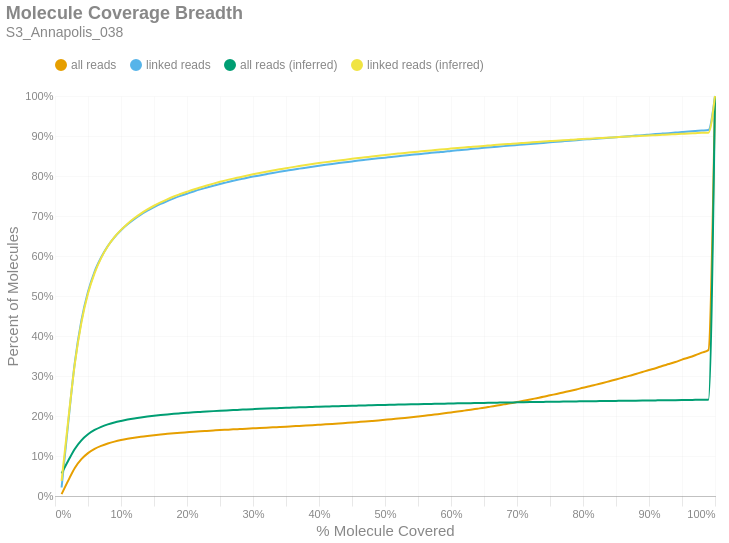

Notebook code cell kept with this figure:
### Markdown cell above
### Molecule Read Coverage
This chart shows molecule coverage breadth as computed by the number of bases aligned to that molecule. In other words, "*how much of each unique long molecule is actually sequenced/aligned?*" Keep in mind there is a distinction between sequences and alignments, since some sequences belonging to a particular molecule may not align well and wouldn't appear in the alignment data. This chart also shows molecule coverage breadth as computed by the *inferred fragment* from which the aligned sequences originate. Unlike read coverage, this calculation takes into account the total insert size, including unsequenced gaps between the forward and reverse reads. Like the previous figures, these are cumulative percents.

### Code cell
if SKIPLR:
    print_html(f"Skipped")
else:
    binned_df = consolidated_hist(valids['coverage_bp'], mask, 0.01, True)
    binned_df_inf = consolidated_hist(valids['coverage_inserts'], mask, 0.01, True)
    binned_df = binned_df.with_columns(pl.lit(binned_df_inf['all reads (cumsum)']).alias('all reads (inferred)'))
    binned_df = binned_df.with_columns(pl.lit(binned_df_inf['linked reads (cumsum)']).alias('linked reads (inferred)'))
    binned_df = binned_df.with_columns(
        (pl.col('bin').cast(pl.Float64) + 0.01).alias('right_edge')
    )

    with SafeRender(binned_df):
        (
            density_plot(binned_df, 'Molecule Coverage Breadth', samplename, 'molcov', ['all reads (inferred)','linked reads (inferred)'])
            .encode(
                #x=alt.X('bin:Q', title="% Molecule Covered").axis(format = '%').scale(padding=0),
                x=alt.X('right_edge:Q', title="% Molecule Covered").axis(format='%').scale(padding=0),
                y=alt.Y('value:Q', title='Percent of Molecules')
                    .axis(format='%')
                    .stack(False)
                    .scale(domainMin=0, padding=0),
                color=alt.Color("key:N").scale(domain = ["all reads", "linked reads", "all reads (inferred)", "linked reads (inferred)"]),
                tooltip = [
                    alt.Tooltip("key:N", title = "Data Type"),
                    alt.Tooltip("range_label:N", title="% Molecule Covered"),
                    alt.Tooltip("value:Q", format = ".2%", title="% Molecules")
                ]
            )
        ).display()

### Figure 1 — Vega-Lite specification as saved in the notebook (floating-point values rounded to 4 significant figures)
{"width": "container", "height": 400, "config": {"title": {"anchor": "start", "dy": -15, "fontSize": 18, "color": "#888888", "subtitleColor": "#888888", "subtitleFontSize": 14}, "arc": {"fill": "#0072B2"}, "axis": {"domainColor": "#888888", "domainWidth": 0.5, "gridWidth": 0.2, "grid": false, "titleFontWeight": 400, "titleFontSize": 15, "labelFontSize": 11, "labelColor": "#888888", "tickColor": "#888888", "tickWidth": 0.2, "titleColor": "#888888"}, "axisBand": {"grid": false}, "axisX": {"grid": true, "tickSize": 10, "domainCap": "round"}, "axisY": {"domain": false, "grid": true, "tickSize": 0, "domainCap": "round"}, "background": "transparent", "header": {"labelFontSize": 15, "labelColor": "#888888", "titleFontSize": 15, "titleFontWeight": 600, "titleColor": "#888888"}, "legend": {"labelFont": "sans-serif", "labelFontSize": 12, "labelColor": "#888888", "symbolSize": 100, "symbolType": "circle", "titleFontSize": 12, "titlePadding": 10, "titleColor": "#888888", "title": null, "orient": "top"}, "range": {"category": ["#E69F00", "#56B4E9", "#009E73", "#F0E442", "#0072B2", "#D55E00", "#CC79A7", "#000000"], "diverging": ["#cfe8f3", "#a2d4ec", "#73bfe2", "#46abdb", "#1696d2", "#12719e"]}, "area": {"fill": "#0072B2", "fillOpacity": 0.7, "line": true, "strokeOpacity": 0.7}, "line": {"color": "#0072B2", "stroke": "#0072B2", "strokeWidth": 2}, "trail": {"color": "#0072B2", "stroke": "#0072B2", "strokeWidth": 0, "size": 1}, "point": {"filled": true, "fillOpacity": 1.0, "size": 95}, "text": {"color": "#888888", "fontSize": 11, "align": "right", "fontWeight": 400, "size": 11}, "bar": {"fill": "#0072B2", "stroke": null}, "view": {"stroke": null, "continuousWidth": 660, "continuousHeight": 400}}, "data": {"name": "data-e23c5dbe9db6ab5bf4f74c7f8473cd36"}, "mark": {"type": "line", "interpolate": "monotone", "point": {"opacity": 0, "size": 275}}, "encoding": {"color": {"field": "key", "scale": {"domain": ["all reads", "linked reads", "all reads (inferred)", "linked reads (inferred)"]}, "type": "nominal"}, "tooltip": [{"field": "key", "title": "Data Type", "type": "nominal"}, {"field": "range_label", "title": "% Molecule Covered", "type": "nominal"}, {"field": "value", "format": ".2%", "title": "% Molecules", "type": "quantitative"}], "x": {"axis": {"format": "%"}, "field": "right_edge", "scale": {"padding": 0}, "title": "% Molecule Covered", "type": "quantitative"}, "y": {"axis": {"format": "%"}, "field": "value", "scale": {"domainMin": 0, "padding": 0}, "stack": false, "title": "Percent of Molecules", "type": "quantitative"}}, "params": [{"name": "param_c36ac31b6afebe62", "select": {"type": "point", "fields": ["key"]}, "bind": "legend"}], "title": {"text": "Molecule Coverage Breadth", "subtitle": "S3_Annapolis_038"}, "transform": [{"fold": ["all reads (cumsum)", "linked reads (cumsum)", "all reads (inferred)", "linked reads (inferred)"]}, {"calculate": "replace(datum.key, ' (cumsum)', '')", "as": "key"}, {"filter": {"param": "param_c36ac31b6afebe62"}}], "usermeta": {"embedOptions": {"downloadFileName": "S3_Annapolis_038.molcov"}}, "$schema": "https://vega.github.io/schema/vega-lite/v6.1.0.json", "datasets": {"data-e23c5dbe9db6ab5bf4f74c7f8473cd36": [{"bin": "0.0", "interval": "0.0-0.01", "all reads": 0.0047, "linked reads": 0.0212, "all reads (cumsum)": 0.0047, "linked reads (cumsum)": 0.0212, "range_label": "0.0-0.01", "all reads (inferred)": 0.05637, "linked reads (inferred)": 0.03781, "right_edge": 0.01}, {"bin": "0.01", "interval": "0.01-0.02", "all reads": 0.03376, "linked reads": 0.1606, "all reads (cumsum)": 0.03846, "linked reads (cumsum)": 0.1818, "range_label": "0.01-0.02", "all reads (inferred)": 0.08799, "linked reads (inferred)": 0.1884, "right_edge": 0.02}, {"bin": "0.02", "interval": "0.02-0.03", "all reads": 0.03171, "linked reads": 0.1516, "all reads (cumsum)": 0.07016, "linked reads (cumsum)": 0.3334, "range_label": "0.02-0.03", "all reads (inferred)": 0.1176, "linked reads (inferred)": 0.3303, "right_edge": 0.03}, {"bin": "0.03", "interval": "0.03-0.04", "all reads": 0.02206, "linked reads": 0.1055, "all reads (cumsum)": 0.09222, "linked reads (cumsum)": 0.4389, "range_label": "0.03-0.04", "all reads (inferred)": 0.1392, "linked reads (inferred)": 0.4336, "right_edge": 0.04}, {"bin": "0.04", "interval": "0.04-0.05", "all reads": 0.01505, "linked reads": 0.07156, "all reads (cumsum)": 0.1073, "linked reads (cumsum)": 0.5104, "range_label": "0.04-0.05", "all reads (inferred)": 0.1543, "linked reads (inferred)": 0.506, "right_edge": 0.05}, {"bin": "0.05", "interval": "0.05-0.06", "all reads": 0.01067, "linked reads": 0.05063, "all reads (cumsum)": 0.1179, "linked reads (cumsum)": 0.5611, "range_label": "0.05-0.06", "all reads (inferred)": 0.165, "linked reads (inferred)": 0.5573, "right_edge": 0.06}, {"bin": "0.06", "interval": "0.06-0.07", "all reads": 0.007502, "linked reads": 0.03569, "all reads (cumsum)": 0.1254, "linked reads (cumsum)": 0.5968, "range_label": "0.06-0.07", "all reads (inferred)": 0.173, "linked reads (inferred)": 0.5952, "right_edge": 0.07}, {"bin": "0.07", "interval": "0.07-0.08", "all reads": 0.00595, "linked reads": 0.02817, "all reads (cumsum)": 0.1314, "linked reads (cumsum)": 0.6249, "range_label": "0.07-0.08", "all reads (inferred)": 0.1791, "linked reads (inferred)": 0.6243, "right_edge": 0.08}, {"bin": "0.08", "interval": "0.08-0.09", "all reads": 0.004589, "linked reads": 0.0217, "all reads (cumsum)": 0.136, "linked reads (cumsum)": 0.6466, "range_label": "0.08-0.09", "all reads (inferred)": 0.1839, "linked reads (inferred)": 0.6473, "right_edge": 0.09}, {"bin": "0.09", "interval": "0.09-0.1", "all reads": 0.003793, "linked reads": 0.01787, "all reads (cumsum)": 0.1398, "linked reads (cumsum)": 0.6645, "range_label": "0.09-0.1", "all reads (inferred)": 0.1877, "linked reads (inferred)": 0.6652, "right_edge": 0.1}, {"bin": "0.1", "interval": "0.1-0.11", "all reads": 0.003124, "linked reads": 0.01472, "all reads (cumsum)": 0.1429, "linked reads (cumsum)": 0.6792, "range_label": "0.1-0.11", "all reads (inferred)": 0.191, "linked reads (inferred)": 0.6809, "right_edge": 0.11}, {"bin": "0.11", "interval": "0.11-0.12", "all reads": 0.002732, "linked reads": 0.01285, "all reads (cumsum)": 0.1456, "linked reads (cumsum)": 0.6921, "range_label": "0.11-0.12", "all reads (inferred)": 0.1939, "linked reads (inferred)": 0.6944, "right_edge": 0.12}, {"bin": "0.12", "interval": "0.12-0.13", "all reads": 0.002423, "linked reads": 0.01131, "all reads (cumsum)": 0.1481, "linked reads (cumsum)": 0.7034, "range_label": "0.12-0.13", "all reads (inferred)": 0.1963, "linked reads (inferred)": 0.7061, "right_edge": 0.13}, {"bin": "0.13", "interval": "0.13-0.14", "all reads": 0.002091, "linked reads": 0.009745, "all reads (cumsum)": 0.1501, "linked reads (cumsum)": 0.7131, "range_label": "0.13-0.14", "all reads (inferred)": 0.1985, "linked reads (inferred)": 0.7164, "right_edge": 0.14}, {"bin": "0.14", "interval": "0.14-0.15", "all reads": 0.001909, "linked reads": 0.008824, "all reads (cumsum)": 0.1521, "linked reads (cumsum)": 0.722, "range_label": "0.14-0.15", "all reads (inferred)": 0.2005, "linked reads (inferred)": 0.7256, "right_edge": 0.15}, {"bin": "0.15", "interval": "0.15-0.16", "all reads": 0.001779, "linked reads": 0.008257, "all reads (cumsum)": 0.1538, "linked reads (cumsum)": 0.7302, "range_label": "0.15-0.16", "all reads (inferred)": 0.2022, "linked reads (inferred)": 0.734, "right_edge": 0.16}, {"bin": "0.16", "interval": "0.16-0.17", "all reads": 0.001524, "linked reads": 0.007106, "all reads (cumsum)": 0.1554, "linked reads (cumsum)": 0.7373, "range_label": "0.16-0.17", "all reads (inferred)": 0.2039, "linked reads (inferred)": 0.7417, "right_edge": 0.17}, {"bin": "0.17", "interval": "0.17-0.18", "all reads": 0.001471, "linked reads": 0.0067, "all reads (cumsum)": 0.1568, "linked reads (cumsum)": 0.744, "range_label": "0.17-0.18", "all reads (inferred)": 0.2054, "linked reads (inferred)": 0.7488, "right_edge": 0.18}, {"bin": "0.18", "interval": "0.18-0.19", "all reads": 0.001358, "linked reads": 0.006207, "all reads (cumsum)": 0.1582, "linked reads (cumsum)": 0.7502, "range_label": "0.18-0.19", "all reads (inferred)": 0.2067, "linked reads (inferred)": 0.7549, "right_edge": 0.19}, {"bin": "0.19", "interval": "0.19-0.2", "all reads": 0.001217, "linked reads": 0.005549, "all reads (cumsum)": 0.1594, "linked reads (cumsum)": 0.7558, "range_label": "0.19-0.2", "all reads (inferred)": 0.2079, "linked reads (inferred)": 0.7608, "right_edge": 0.2}, {"bin": "0.2", "interval": "0.2-0.21", "all reads": 0.001223, "linked reads": 0.005592, "all reads (cumsum)": 0.1606, "linked reads (cumsum)": 0.7614, "range_label": "0.2-0.21", "all reads (inferred)": 0.2091, "linked reads (inferred)": 0.7664, "right_edge": 0.21}, {"bin": "0.21", "interval": "0.21-0.22", "all reads": 0.001137, "linked reads": 0.005223, "all reads (cumsum)": 0.1618, "linked reads (cumsum)": 0.7666, "range_label": "0.21-0.22", "all reads (inferred)": 0.2101, "linked reads (inferred)": 0.7713, "right_edge": 0.22}, {"bin": "0.22", "interval": "0.22-0.23", "all reads": 0.001013, "linked reads": 0.004532, "all reads (cumsum)": 0.1628, "linked reads (cumsum)": 0.7711, "range_label": "0.22-0.23", "all reads (inferred)": 0.2112, "linked reads (inferred)": 0.7763, "right_edge": 0.23}, {"bin": "0.23", "interval": "0.23-0.24", "all reads": 0.001002, "linked reads": 0.00449, "all reads (cumsum)": 0.1638, "linked reads (cumsum)": 0.7756, "range_label": "0.23-0.24", "all reads (inferred)": 0.2122, "linked reads (inferred)": 0.781, "right_edge": 0.24}, {"bin": "0.24", "interval": "0.24-0.25", "all reads": 0.0009943, "linked reads": 0.004441, "all reads (cumsum)": 0.1648, "linked reads (cumsum)": 0.7801, "range_label": "0.24-0.25", "all reads (inferred)": 0.2131, "linked reads (inferred)": 0.7854, "right_edge": 0.25}, {"bin": "0.25", "interval": "0.25-0.26", "all reads": 0.0008991, "linked reads": 0.003981, "all reads (cumsum)": 0.1657, "linked reads (cumsum)": 0.784, "range_label": "0.25-0.26", "all reads (inferred)": 0.214, "linked reads (inferred)": 0.7896, "right_edge": 0.26}, {"bin": "0.26", "interval": "0.26-0.27", "all reads": 0.0008925, "linked reads": 0.003928, "all reads (cumsum)": 0.1666, "linked reads (cumsum)": 0.788, "range_label": "0.26-0.27", "all reads (inferred)": 0.2149, "linked reads (inferred)": 0.7934, "right_edge": 0.27}, {"bin": "0.27", "interval": "0.27-0.28", "all reads": 0.0008527, "linked reads": 0.003708, "all reads (cumsum)": 0.1674, "linked reads (cumsum)": 0.7917, "range_label": "0.27-0.28", "all reads (inferred)": 0.2156, "linked reads (inferred)": 0.797, "right_edge": 0.28}, {"bin": "0.28", "interval": "0.28-0.29", "all reads": 0.0008615, "linked reads": 0.003585, "all reads (cumsum)": 0.1683, "linked reads (cumsum)": 0.7953, "range_label": "0.28-0.29", "all reads (inferred)": 0.2164, "linked reads (inferred)": 0.8006, "right_edge": 0.29}, {"bin": "0.29", "interval": "0.29-0.3", "all reads": 0.0008217, "linked reads": 0.003232, "all reads (cumsum)": 0.1691, "linked reads (cumsum)": 0.7985, "range_label": "0.29-0.3", "all reads (inferred)": 0.2171, "linked reads (inferred)": 0.8042, "right_edge": 0.3}, {"bin": "0.3", "interval": "0.3-0.31", "all reads": 0.0007852, "linked reads": 0.003002, "all reads (cumsum)": 0.1699, "linked reads (cumsum)": 0.8015, "range_label": "0.3-0.31", "all reads (inferred)": 0.2179, "linked reads (inferred)": 0.8076, "right_edge": 0.31}, {"bin": "0.31", "interval": "0.31-0.32", "all reads": 0.0008516, "linked reads": 0.003077, "all reads (cumsum)": 0.1707, "linked reads (cumsum)": 0.8046, "range_label": "0.31-0.32", "all reads (inferred)": 0.2186, "linked reads (inferred)": 0.8108, "right_edge": 0.32}, {"bin": "0.32", "interval": "0.32-0.33", "all reads": 0.0008958, "linked reads": 0.003045, "all reads (cumsum)": 0.1716, "linked reads (cumsum)": 0.8076, "range_label": "0.32-0.33", "all reads (inferred)": 0.2192, "linked reads (inferred)": 0.8138, "right_edge": 0.33}, {"bin": "0.33", "interval": "0.33-0.34", "all reads": 0.0008505, "linked reads": 0.002804, "all reads (cumsum)": 0.1725, "linked reads (cumsum)": 0.8104, "range_label": "0.33-0.34", "all reads (inferred)": 0.2198, "linked reads (inferred)": 0.8167, "right_edge": 0.34}, {"bin": "0.34", "interval": "0.34-0.35", "all reads": 0.0008737, "linked reads": 0.002692, "all reads (cumsum)": 0.1734, "linked reads (cumsum)": 0.8131, "range_label": "0.34-0.35", "all reads (inferred)": 0.2204, "linked reads (inferred)": 0.8195, "right_edge": 0.35}, {"bin": "0.35", "interval": "0.35-0.36", "all reads": 0.0009301, "linked reads": 0.002793, "all reads (cumsum)": 0.1743, "linked reads (cumsum)": 0.8159, "range_label": "0.35-0.36", "all reads (inferred)": 0.221, "linked reads (inferred)": 0.8222, "right_edge": 0.36}, {"bin": "0.36", "interval": "0.36-0.37", "all reads": 0.0008991, "linked reads": 0.00252, "all reads (cumsum)": 0.1752, "linked reads (cumsum)": 0.8184, "range_label": "0.36-0.37", "all reads (inferred)": 0.2216, "linked reads (inferred)": 0.8249, "right_edge": 0.37}, {"bin": "0.37", "interval": "0.37-0.38", "all reads": 0.0009323, "linked reads": 0.002408, "all reads (cumsum)": 0.1761, "linked reads (cumsum)": 0.8208, "range_label": "0.37-0.38", "all reads (inferred)": 0.2222, "linked reads (inferred)": 0.8275, "right_edge": 0.38}, {"bin": "0.38", "interval": "0.38-0.39", "all reads": 0.0009821, "linked reads": 0.002531, "all reads (cumsum)": 0.1771, "linked reads (cumsum)": 0.8234, "range_label": "0.38-0.39", "all reads (inferred)": 0.2227, "linked reads (inferred)": 0.8299, "right_edge": 0.39}, {"bin": "0.39", "interval": "0.39-0.4", "all reads": 0.001025, "linked reads": 0.002392, "all reads (cumsum)": 0.1781, "linked reads (cumsum)": 0.8258, "range_label": "0.39-0.4", "all reads (inferred)": 0.2232, "linked reads (inferred)": 0.8324, "right_edge": 0.4}, {"bin": "0.4", "interval": "0.4-0.41", "all reads": 0.001038, "linked reads": 0.00229, "all reads (cumsum)": 0.1792, "linked reads (cumsum)": 0.828, "range_label": "0.4-0.41", "all reads (inferred)": 0.2237, "linked reads (inferred)": 0.8347, "right_edge": 0.41}, {"bin": "0.41", "interval": "0.41-0.42", "all reads": 0.001088, "linked reads": 0.00221, "all reads (cumsum)": 0.1803, "linked reads (cumsum)": 0.8303, "range_label": "0.41-0.42", "all reads (inferred)": 0.2242, "linked reads (inferred)": 0.8367, "right_edge": 0.42}, {"bin": "0.42", "interval": "0.42-0.43", "all reads": 0.001126, "linked reads": 0.002146, "all reads (cumsum)": 0.1814, "linked reads (cumsum)": 0.8324, "range_label": "0.42-0.43", "all reads (inferred)": 0.2246, "linked reads (inferred)": 0.8388, "right_edge": 0.43}, {"bin": "0.43", "interval": "0.43-0.44", "all reads": 0.001186, "linked reads": 0.002039, "all reads (cumsum)": 0.1826, "linked reads (cumsum)": 0.8344, "range_label": "0.43-0.44", "all reads (inferred)": 0.2251, "linked reads (inferred)": 0.8408, "right_edge": 0.44}, {"bin": "0.44", "interval": "0.44-0.45", "all reads": 0.001182, "linked reads": 0.00205, "all reads (cumsum)": 0.1838, "linked reads (cumsum)": 0.8365, "range_label": "0.44-0.45", "all reads (inferred)": 0.2255, "linked reads (inferred)": 0.8428, "right_edge": 0.45}, {"bin": "0.45", "interval": "0.45-0.46", "all reads": 0.001271, "linked reads": 0.002012, "all reads (cumsum)": 0.185, "linked reads (cumsum)": 0.8385, "range_label": "0.45-0.46", "all reads (inferred)": 0.226, "linked reads (inferred)": 0.8448, "right_edge": 0.46}, {"bin": "0.46", "interval": "0.46-0.47", "all reads": 0.001275, "linked reads": 0.001889, "all reads (cumsum)": 0.1863, "linked reads (cumsum)": 0.8404, "range_label": "0.46-0.47", "all reads (inferred)": 0.2264, "linked reads (inferred)": 0.8467, "right_edge": 0.47}, {"bin": "0.47", "interval": "0.47-0.48", "all reads": 0.001318, "linked reads": 0.001857, "all reads (cumsum)": 0.1876, "linked reads (cumsum)": 0.8422, "range_label": "0.47-0.48", "all reads (inferred)": 0.2268, "linked reads (inferred)": 0.8488, "right_edge": 0.48}, {"bin": "0.48", "interval": "0.48-0.49", "all reads": 0.001371, "linked reads": 0.001857, "all reads (cumsum)": 0.189, "linked reads (cumsum)": 0.8441, "range_label": "0.48-0.49", "all reads (inferred)": 0.2272, "linked reads (inferred)": 0.8507, "right_edge": 0.49}, {"bin": "0.49", "interval": "0.49-0.5", "all reads": 0.001503, "linked reads": 0.001809, "all reads (cumsum)": 0.1905, "linked reads (cumsum)": 0.8459, "range_label": "0.49-0.5", "all reads (inferred)": 0.2277, "linked reads (inferred)": 0.8525, "right_edge": 0.5}, {"bin": "0.5", "interval": "0.5-0.51", "all reads": 0.001491, "linked reads": 0.001841, "all reads (cumsum)": 0.192, "linked reads (cumsum)": 0.8478, "range_label": "0.5-0.51", "all reads (inferred)": 0.2281, "linked reads (inferred)": 0.8543, "right_edge": 0.51}, {"bin": "0.51", "interval": "0.51-0.52", "all reads": 0.001672, "linked reads": 0.001809, "all reads (cumsum)": 0.1937, "linked reads (cumsum)": 0.8496, "range_label": "0.51-0.52", "all reads (inferred)": 0.2285, "linked reads (inferred)": 0.856, "right_edge": 0.52}, {"bin": "0.52", "interval": "0.52-0.53", "all reads": 0.001605, "linked reads": 0.001595, "all reads (cumsum)": 0.1953, "linked reads (cumsum)": 0.8512, "range_label": "0.52-0.53", "all reads (inferred)": 0.2288, "linked reads (inferred)": 0.8577, "right_edge": 0.53}, {"bin": "0.53", "interval": "0.53-0.54", "all reads": 0.001719, "linked reads": 0.001675, "all reads (cumsum)": 0.197, "linked reads (cumsum)": 0.8528, "range_label": "0.53-0.54", "all reads (inferred)": 0.2292, "linked reads (inferred)": 0.8592, "right_edge": 0.54}, {"bin": "0.54", "interval": "0.54-0.55", "all reads": 0.001814, "linked reads": 0.001696, "all reads (cumsum)": 0.1988, "linked reads (cumsum)": 0.8545, "range_label": "0.54-0.55", "all reads (inferred)": 0.2295, "linked reads (inferred)": 0.8608, "right_edge": 0.55}, {"bin": "0.55", "interval": "0.55-0.56", "all reads": 0.001891, "linked reads": 0.001616, "all reads (cumsum)": 0.2007, "linked reads (cumsum)": 0.8561, "range_label": "0.55-0.56", "all reads (inferred)": 0.2299, "linked reads (inferred)": 0.8624, "right_edge": 0.56}, {"bin": "0.56", "interval": "0.56-0.57", "all reads": 0.002054, "linked reads": 0.001761, "all reads (cumsum)": 0.2027, "linked reads (cumsum)": 0.8579, "range_label": "0.56-0.57", "all reads (inferred)": 0.2302, "linked reads (inferred)": 0.864, "right_edge": 0.57}, {"bin": "0.57", "interval": "0.57-0.58", "all reads": 0.001932, "linked reads": 0.001568, "all reads (cumsum)": 0.2047, "linked reads (cumsum)": 0.8595, "range_label": "0.57-0.58", "all reads (inferred)": 0.2306, "linked reads (inferred)": 0.8655, "right_edge": 0.58}, {"bin": "0.58", "interval": "0.58-0.59", "all reads": 0.002066, "linked reads": 0.001375, "all reads (cumsum)": 0.2067, "linked reads (cumsum)": 0.8608, "range_label": "0.58-0.59", "all reads (inferred)": 0.2309, "linked reads (inferred)": 0.867, "right_edge": 0.59}, {"bin": "0.59", "interval": "0.59-0.6", "all reads": 0.002224, "linked reads": 0.001803, "all reads (cumsum)": 0.209, "linked reads (cumsum)": 0.8627, "range_label": "0.59-0.6", "all reads (inferred)": 0.2312, "linked reads (inferred)": 0.8685, "right_edge": 0.6}, {"bin": "0.6", "interval": "0.6-0.61", "all reads": 0.002133, "linked reads": 0.001456, "all reads (cumsum)": 0.2111, "linked reads (cumsum)": 0.8641, "range_label": "0.6-0.61", "all reads (inferred)": 0.2316, "linked reads (inferred)": 0.87, "right_edge": 0.61}, {"bin": "0.61", "interval": "0.61-0.62", "all reads": 0.002349, "linked reads": 0.001525, "all reads (cumsum)": 0.2134, "linked reads (cumsum)": 0.8656, "range_label": "0.61-0.62", "all reads (inferred)": 0.2319, "linked reads (inferred)": 0.8714, "right_edge": 0.62}, {"bin": "0.62", "interval": "0.62-0.63", "all reads": 0.002345, "linked reads": 0.001728, "all reads (cumsum)": 0.2158, "linked reads (cumsum)": 0.8674, "range_label": "0.62-0.63", "all reads (inferred)": 0.2322, "linked reads (inferred)": 0.8726, "right_edge": 0.63}, {"bin": "0.63", "interval": "0.63-0.64", "all reads": 0.002441, "linked reads": 0.001525, "all reads (cumsum)": 0.2182, "linked reads (cumsum)": 0.8689, "range_label": "0.63-0.64", "all reads (inferred)": 0.2325, "linked reads (inferred)": 0.8739, "right_edge": 0.64}, {"bin": "0.64", "interval": "0.64-0.65", "all reads": 0.002429, "linked reads": 0.001466, "all reads (cumsum)": 0.2207, "linked reads (cumsum)": 0.8704, "range_label": "0.64-0.65", "all reads (inferred)": 0.2328, "linked reads (inferred)": 0.8753, "right_edge": 0.65}, {"bin": "0.65", "interval": "0.65-0.66", "all reads": 0.002774, "linked reads": 0.001418, "all reads (cumsum)": 0.2234, "linked reads (cumsum)": 0.8718, "range_label": "0.65-0.66", "all reads (inferred)": 0.2331, "linked reads (inferred)": 0.8765, "right_edge": 0.66}, {"bin": "0.66", "interval": "0.66-0.67", "all reads": 0.002739, "linked reads": 0.001488, "all reads (cumsum)": 0.2262, "linked reads (cumsum)": 0.8733, "range_label": "0.66-0.67", "all reads (inferred)": 0.2334, "linked reads (inferred)": 0.8778, "right_edge": 0.67}, {"bin": "0.67", "interval": "0.67-0.68", "all reads": 0.002887, "linked reads": 0.001423, "all reads (cumsum)": 0.2291, "linked reads (cumsum)": 0.8747, "range_label": "0.67-0.68", "all reads (inferred)": 0.2337, "linked reads (inferred)": 0.8791, "right_edge": 0.68}, {"bin": "0.68", "interval": "0.68-0.69", "all reads": 0.002781, "linked reads": 0.001306, "all reads (cumsum)": 0.2318, "linked reads (cumsum)": 0.876, "range_label": "0.68-0.69", "all reads (inferred)": 0.2339, "linked reads (inferred)": 0.8803, "right_edge": 0.69}, {"bin": "0.69", "interval": "0.69-0.7", "all reads": 0.003142, "linked reads": 0.001429, "all reads (cumsum)": 0.235, "linked reads (cumsum)": 0.8774, "range_label": "0.69-0.7", "all reads (inferred)": 0.2342, "linked reads (inferred)": 0.8814, "right_edge": 0.7}, {"bin": "0.7", "interval": "0.7-0.71", "all reads": 0.003146, "linked reads": 0.001439, "all reads (cumsum)": 0.2381, "linked reads (cumsum)": 0.8789, "range_label": "0.7-0.71", "all reads (inferred)": 0.2345, "linked reads (inferred)": 0.8826, "right_edge": 0.71}, {"bin": "0.71", "interval": "0.71-0.72", "all reads": 0.00318, "linked reads": 0.001381, "all reads (cumsum)": 0.2413, "linked reads (cumsum)": 0.8802, "range_label": "0.71-0.72", "all reads (inferred)": 0.2347, "linked reads (inferred)": 0.8838, "right_edge": 0.72}, {"bin": "0.72", "interval": "0.72-0.73", "all reads": 0.003323, "linked reads": 0.001306, "all reads (cumsum)": 0.2446, "linked reads (cumsum)": 0.8815, "range_label": "0.72-0.73", "all reads (inferred)": 0.235, "linked reads (inferred)": 0.885, "right_edge": 0.73}, {"bin": "0.73", "interval": "0.73-0.74", "all reads": 0.003313, "linked reads": 0.001263, "all reads (cumsum)": 0.2479, "linked reads (cumsum)": 0.8828, "range_label": "0.73-0.74", "all reads (inferred)": 0.2352, "linked reads (inferred)": 0.8861, "right_edge": 0.74}, {"bin": "0.74", "interval": "0.74-0.75", "all reads": 0.003733, "linked reads": 0.00137, "all reads (cumsum)": 0.2517, "linked reads (cumsum)": 0.8842, "range_label": "0.74-0.75", "all reads (inferred)": 0.2355, "linked reads (inferred)": 0.8873, "right_edge": 0.75}, {"bin": "0.75", "interval": "0.75-0.76", "all reads": 0.003499, "linked reads": 0.001472, "all reads (cumsum)": 0.2552, "linked reads (cumsum)": 0.8856, "range_label": "0.75-0.76", "all reads (inferred)": 0.2358, "linked reads (inferred)": 0.8884, "right_edge": 0.76}, {"bin": "0.76", "interval": "0.76-0.77", "all reads": 0.003737, "linked reads": 0.001284, "all reads (cumsum)": 0.2589, "linked reads (cumsum)": 0.8869, "range_label": "0.76-0.77", "all reads (inferred)": 0.2359, "linked reads (inferred)": 0.8893, "right_edge": 0.77}, {"bin": "0.77", "interval": "0.77-0.78", "all reads": 0.003673, "linked reads": 0.001295, "all reads (cumsum)": 0.2626, "linked reads (cumsum)": 0.8882, "range_label": "0.77-0.78", "all reads (inferred)": 0.2362, "linked reads (inferred)": 0.8903, "right_edge": 0.78}, {"bin": "0.78", "interval": "0.78-0.79", "all reads": 0.00384, "linked reads": 0.001343, "all reads (cumsum)": 0.2664, "linked reads (cumsum)": 0.8896, "range_label": "0.78-0.79", "all reads (inferred)": 0.2365, "linked reads (inferred)": 0.8915, "right_edge": 0.79}, {"bin": "0.79", "interval": "0.79-0.8", "all reads": 0.004123, "linked reads": 0.001381, "all reads (cumsum)": 0.2705, "linked reads (cumsum)": 0.8909, "range_label": "0.79-0.8", "all reads (inferred)": 0.2367, "linked reads (inferred)": 0.8926, "right_edge": 0.8}, {"bin": "0.8", "interval": "0.8-0.81", "all reads": 0.003796, "linked reads": 0.001188, "all reads (cumsum)": 0.2743, "linked reads (cumsum)": 0.8921, "range_label": "0.8-0.81", "all reads (inferred)": 0.2369, "linked reads (inferred)": 0.8934, "right_edge": 0.81}, {"bin": "0.81", "interval": "0.81-0.82", "all reads": 0.004131, "linked reads": 0.001225, "all reads (cumsum)": 0.2785, "linked reads (cumsum)": 0.8934, "range_label": "0.81-0.82", "all reads (inferred)": 0.2371, "linked reads (inferred)": 0.8943, "right_edge": 0.82}, {"bin": "0.82", "interval": "0.82-0.83", "all reads": 0.004081, "linked reads": 0.001177, "all reads (cumsum)": 0.2826, "linked reads (cumsum)": 0.8945, "range_label": "0.82-0.83", "all reads (inferred)": 0.2373, "linked reads (inferred)": 0.8952, "right_edge": 0.83}, {"bin": "0.83", "interval": "0.83-0.84", "all reads": 0.004369, "linked reads": 0.001338, "all reads (cumsum)": 0.2869, "linked reads (cumsum)": 0.8959, "range_label": "0.83-0.84", "all reads (inferred)": 0.2375, "linked reads (inferred)": 0.8961, "right_edge": 0.84}, {"bin": "0.84", "interval": "0.84-0.85", "all reads": 0.004343, "linked reads": 0.001241, "all reads (cumsum)": 0.2913, "linked reads (cumsum)": 0.8971, "range_label": "0.84-0.85", "all reads (inferred)": 0.2378, "linked reads (inferred)": 0.897, "right_edge": 0.85}, {"bin": "0.85", "interval": "0.85-0.86", "all reads": 0.004497, "linked reads": 0.001193, "all reads (cumsum)": 0.2958, "linked reads (cumsum)": 0.8983, "range_label": "0.85-0.86", "all reads (inferred)": 0.238, "linked reads (inferred)": 0.898, "right_edge": 0.86}, {"bin": "0.86", "interval": "0.86-0.87", "all reads": 0.004467, "linked reads": 0.001311, "all reads (cumsum)": 0.3002, "linked reads (cumsum)": 0.8996, "range_label": "0.86-0.87", "all reads (inferred)": 0.2382, "linked reads (inferred)": 0.8988, "right_edge": 0.87}, {"bin": "0.87", "interval": "0.87-0.88", "all reads": 0.004875, "linked reads": 0.001365, "all reads (cumsum)": 0.3051, "linked reads (cumsum)": 0.901, "range_label": "0.87-0.88", "all reads (inferred)": 0.2384, "linked reads (inferred)": 0.8996, "right_edge": 0.88}, {"bin": "0.88", "interval": "0.88-0.89", "all reads": 0.004809, "linked reads": 0.001102, "all reads (cumsum)": 0.3099, "linked reads (cumsum)": 0.9021, "range_label": "0.88-0.89", "all reads (inferred)": 0.2386, "linked reads (inferred)": 0.9005, "right_edge": 0.89}, {"bin": "0.89", "interval": "0.89-0.9", "all reads": 0.004975, "linked reads": 0.001349, "all reads (cumsum)": 0.3149, "linked reads (cumsum)": 0.9034, "range_label": "0.89-0.9", "all reads (inferred)": 0.2388, "linked reads (inferred)": 0.9013, "right_edge": 0.9}, {"bin": "0.9", "interval": "0.9-0.91", "all reads": 0.004625, "linked reads": 0.001359, "all reads (cumsum)": 0.3195, "linked reads (cumsum)": 0.9048, "range_label": "0.9-0.91", "all reads (inferred)": 0.239, "linked reads (inferred)": 0.9022, "right_edge": 0.91}, {"bin": "0.91", "interval": "0.91-0.92", "all reads": 0.005492, "linked reads": 0.001209, "all reads (cumsum)": 0.325, "linked reads (cumsum)": 0.906, "range_label": "0.91-0.92", "all reads (inferred)": 0.2392, "linked reads (inferred)": 0.903, "right_edge": 0.92}, {"bin": "0.92", "interval": "0.92-0.93", "all reads": 0.00482, "linked reads": 0.001151, "all reads (cumsum)": 0.3298, "linked reads (cumsum)": 0.9072, "range_label": "0.92-0.93", "all reads (inferred)": 0.2395, "linked reads (inferred)": 0.9039, "right_edge": 0.93}, {"bin": "0.93", "interval": "0.93-0.94", "all reads": 0.005142, "linked reads": 0.001354, "all reads (cumsum)": 0.335, "linked reads (cumsum)": 0.9085, "range_label": "0.93-0.94", "all reads (inferred)": 0.2396, "linked reads (inferred)": 0.9046, "right_edge": 0.94}, {"bin": "0.94", "interval": "0.94-0.95", "all reads": 0.006032, "linked reads": 0.001359, "all reads (cumsum)": 0.341, "linked reads (cumsum)": 0.9099, "range_label": "0.94-0.95", "all reads (inferred)": 0.2399, "linked reads (inferred)": 0.9055, "right_edge": 0.95}, {"bin": "0.95", "interval": "0.95-0.96", "all reads": 0.005086, "linked reads": 0.001311, "all reads (cumsum)": 0.3461, "linked reads (cumsum)": 0.9112, "range_label": "0.95-0.96", "all reads (inferred)": 0.2402, "linked reads (inferred)": 0.9064, "right_edge": 0.96}, {"bin": "0.96", "interval": "0.96-0.97", "all reads": 0.0058, "linked reads": 0.001183, "all reads (cumsum)": 0.3519, "linked reads (cumsum)": 0.9124, "range_label": "0.96-0.97", "all reads (inferred)": 0.2404, "linked reads (inferred)": 0.9071, "right_edge": 0.97}, {"bin": "0.97", "interval": "0.97-0.98", "all reads": 0.00663, "linked reads": 0.001108, "all reads (cumsum)": 0.3585, "linked reads (cumsum)": 0.9135, "range_label": "0.97-0.98", "all reads (inferred)": 0.2406, "linked reads (inferred)": 0.9079, "right_edge": 0.98}, {"bin": "0.98", "interval": "0.98-0.99", "all reads": 0.006149, "linked reads": 0.001263, "all reads (cumsum)": 0.3647, "linked reads (cumsum)": 0.9147, "range_label": "0.98-0.99", "all reads (inferred)": 0.2409, "linked reads (inferred)": 0.9083, "right_edge": 0.99}, {"bin": "0.99", "interval": "0.99-1.0", "all reads": 0.6353, "linked reads": 0.08527, "all reads (cumsum)": 1.0, "linked reads (cumsum)": 1.0, "range_label": "0.99-1.0", "all reads (inferred)": 1.0, "linked reads (inferred)": 1.0, "right_edge": 1.0}]}}
